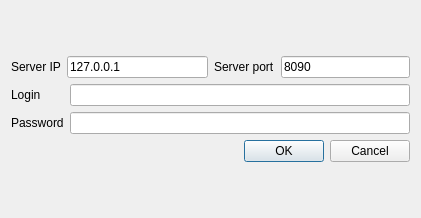
<?xml version="1.0" encoding="UTF-8"?>
<ui version="4.0">
 <class>ClientDialog</class>
 <widget class="QDialog" name="ClientDialog">
  <property name="geometry">
   <rect>
    <x>0</x>
    <y>0</y>
    <width>421</width>
    <height>218</height>
   </rect>
  </property>
  <property name="windowTitle">
   <string>Dialog</string>
  </property>
  <layout class="QGridLayout" name="gridLayout_2">
   <item row="0" column="0">
    <layout class="QVBoxLayout" name="verticalLayout">
     <item>
      <layout class="QHBoxLayout" name="horizontalLayout_3">
       <item>
        <layout class="QHBoxLayout" name="horizontalLayout">
         <item>
          <widget class="QLabel" name="label">
           <property name="text">
            <string>Server IP</string>
           </property>
          </widget>
         </item>
         <item>
          <widget class="QLineEdit" name="lineEdit">
           <property name="text">
            <string>127.0.0.1</string>
           </property>
          </widget>
         </item>
        </layout>
       </item>
       <item>
        <layout class="QHBoxLayout" name="horizontalLayout_2">
         <item>
          <widget class="QLabel" name="label_2">
           <property name="text">
            <string>Server port</string>
           </property>
          </widget>
         </item>
         <item>
          <widget class="QLineEdit" name="lineEdit_2">
           <property name="text">
            <string>8090</string>
           </property>
          </widget>
         </item>
        </layout>
       </item>
      </layout>
     </item>
     <item>
      <layout class="QGridLayout" name="gridLayout">
       <item row="0" column="0">
        <widget class="QLabel" name="label_3">
         <property name="text">
          <string>Login</string>
         </property>
        </widget>
       </item>
       <item row="1" column="0" colspan="2">
        <widget class="QLabel" name="label_4">
         <property name="text">
          <string>Password</string>
         </property>
        </widget>
       </item>
       <item row="1" column="2">
        <widget class="QLineEdit" name="lineEdit_4">
         <property name="text">
          <string/>
         </property>
        </widget>
       </item>
       <item row="0" column="2">
        <widget class="QLineEdit" name="lineEdit_3">
         <property name="text">
          <string/>
         </property>
        </widget>
       </item>
      </layout>
     </item>
     <item>
      <widget class="QDialogButtonBox" name="buttonBox">
       <property name="orientation">
        <enum>Qt::Horizontal</enum>
       </property>
       <property name="standardButtons">
        <set>QDialogButtonBox::Cancel|QDialogButtonBox::Ok</set>
       </property>
      </widget>
     </item>
    </layout>
   </item>
  </layout>
 </widget>
 <resources/>
 <connections>
  <connection>
   <sender>buttonBox</sender>
   <signal>accepted()</signal>
   <receiver>ClientDialog</receiver>
   <slot>accept()</slot>
   <hints>
    <hint type="sourcelabel">
     <x>248</x>
     <y>254</y>
    </hint>
    <hint type="destinationlabel">
     <x>157</x>
     <y>274</y>
    </hint>
   </hints>
  </connection>
  <connection>
   <sender>buttonBox</sender>
   <signal>rejected()</signal>
   <receiver>ClientDialog</receiver>
   <slot>reject()</slot>
   <hints>
    <hint type="sourcelabel">
     <x>316</x>
     <y>260</y>
    </hint>
    <hint type="destinationlabel">
     <x>286</x>
     <y>274</y>
    </hint>
   </hints>
  </connection>
 </connections>
</ui>
